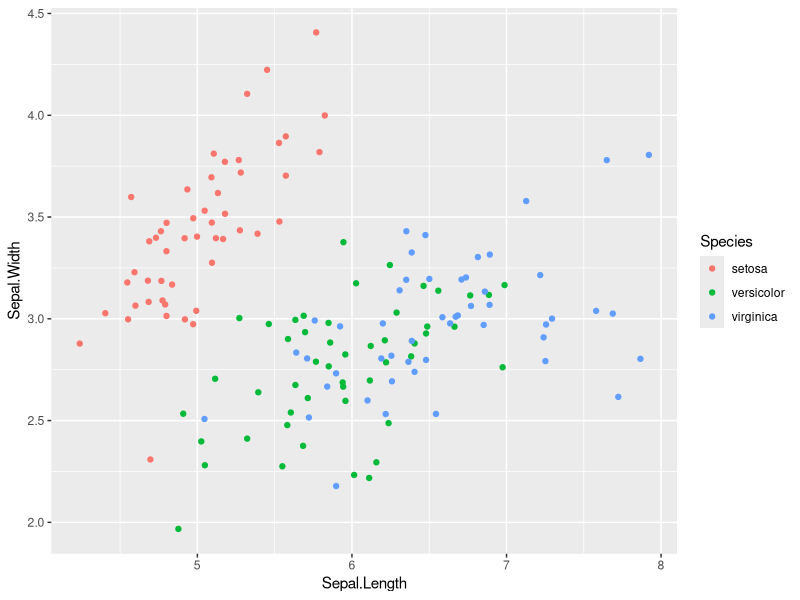
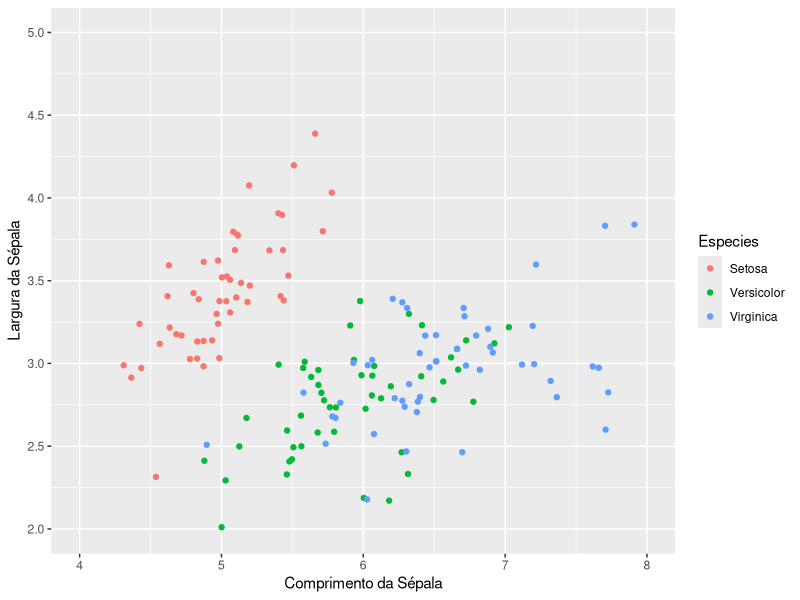
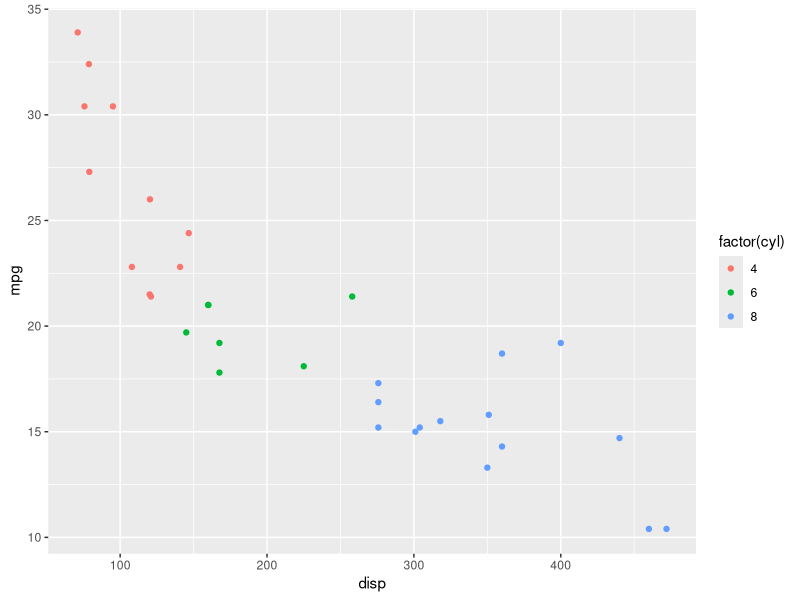
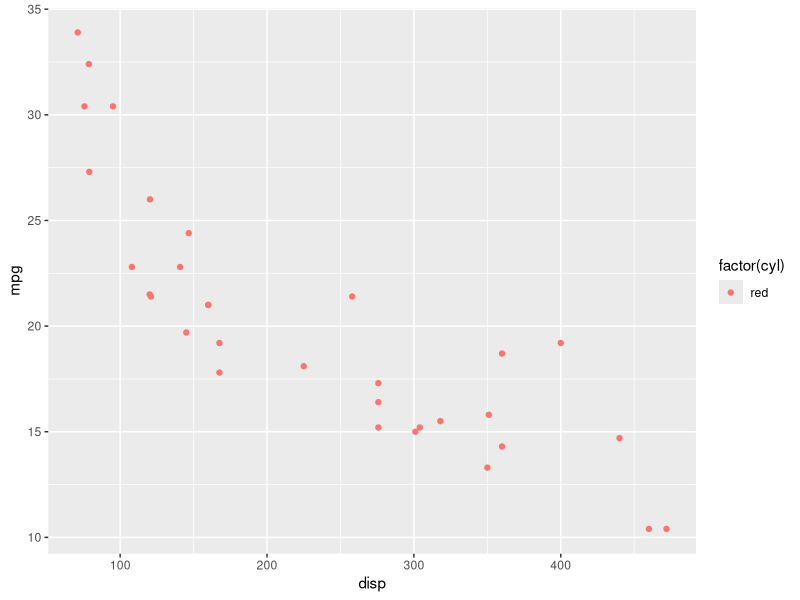
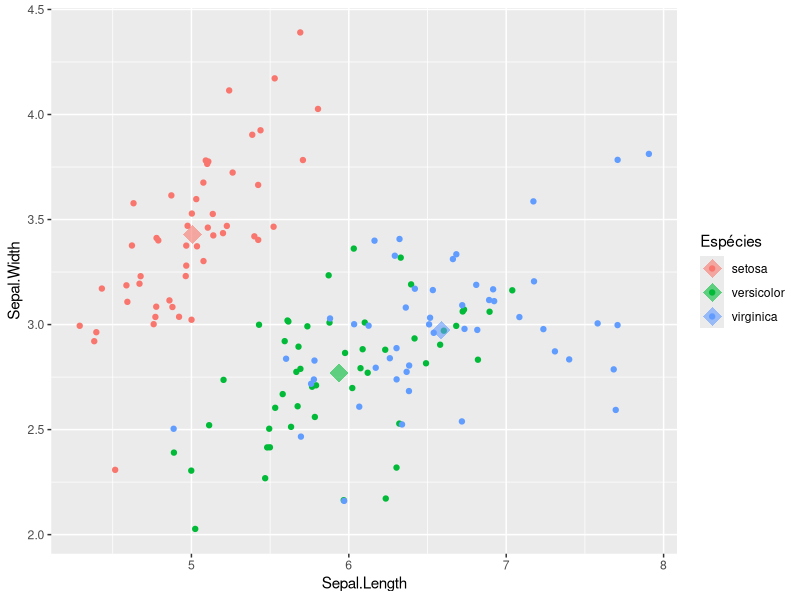
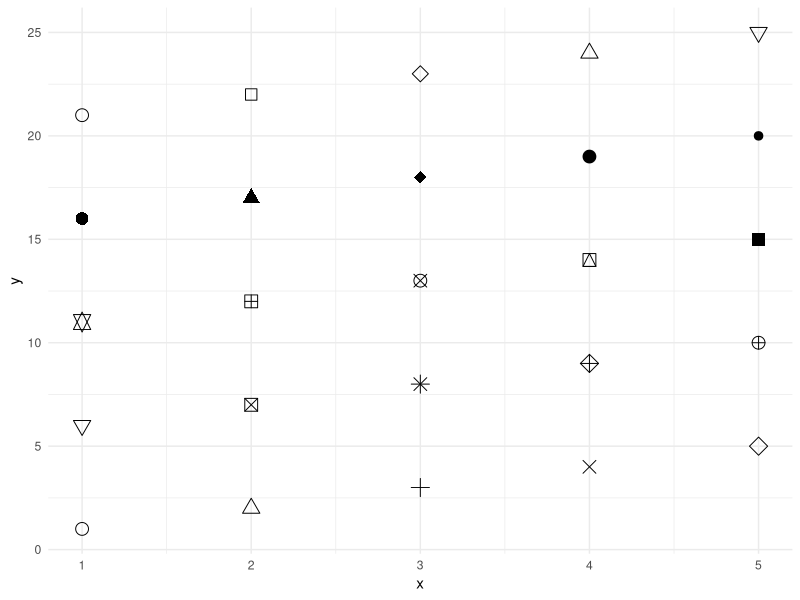
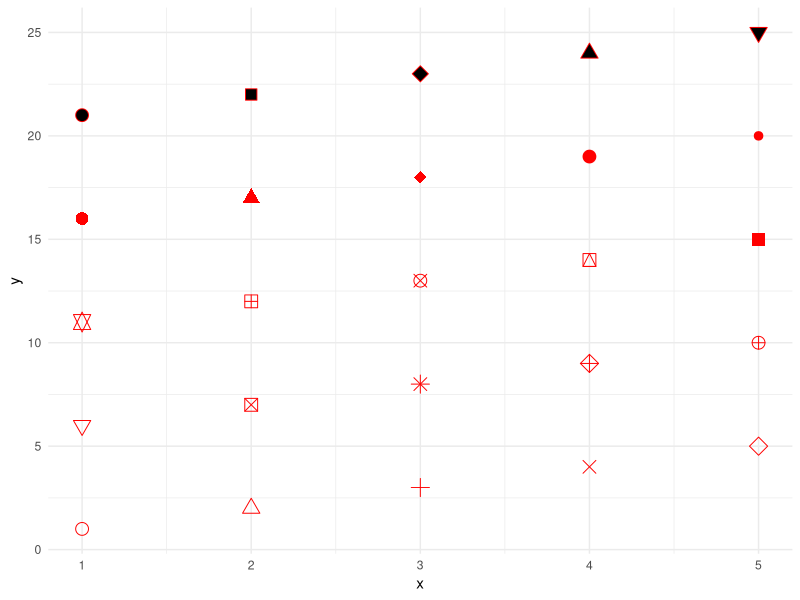
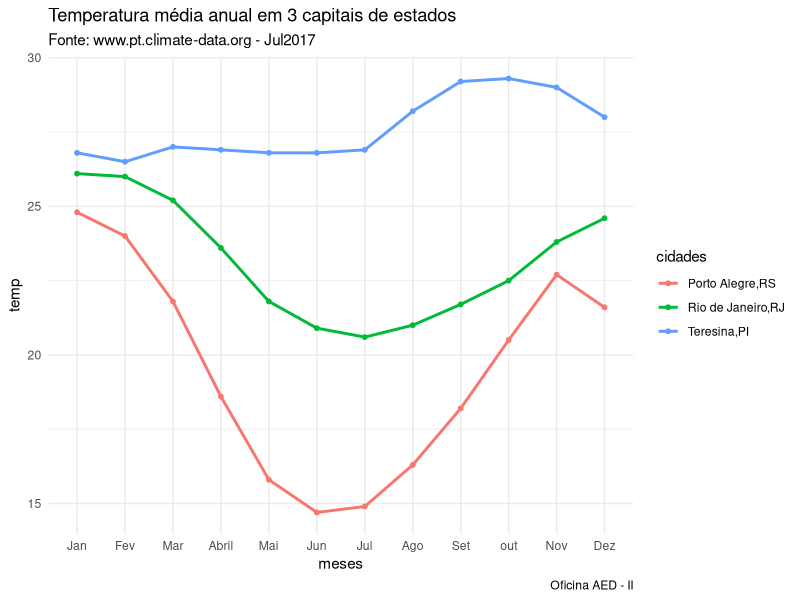

These figures' R source, in order:
## ---- chunk 1
knitr::opts_chunk$set(echo = TRUE)
library(tidyverse)
## ---- chunk 2
posn.j <- position_jitter(width = 0.2)

ggplot(iris, aes(x = Sepal.Length, y = Sepal.Width, col = Species)) +
  geom_point(position = posn.j)
## ---- chunk 3
# as primeiras duas camadas são as básicas de plotagem, com dados e geometria
ggplot(iris, aes(x = Sepal.Length, y = Sepal.Width, col = Species)) +
    geom_point(position = "jitter")                                 +

# esta camada controla a apariência do eixo "x", se estabelece o nome do eixo,  os limites, assim como o intervalo em que serão colocadas as etiquetas (breaks)
      scale_x_continuous("Comprimento da Sépala", 
                         limits = c(4, 8),
                         breaks = seq(4, 8, 1))                     +

# esta camada controla o eixo "y", nome, limites e intervalos      
      scale_y_continuous("Largura da Sépala", 
                         limits = c(2, 5),
                         breaks = seq(2, 5, 0.5))                   +

  # esta camada controla a apariência da escala de cores, de tipo discreta. Coloca nome na legenda e nas categorias       
      scale_color_discrete("Especies",labels = c("Setosa", "Versicolor", "Virginica"))

## ---- chunk 4
# Solução Exercício 01.
# primeira camada, dados e mapeamento de variáveis, cor pelo cilindro


# segunda camada, pontos
 

# terceira camada, título


# quarta camada, escala no eixo "x", contínua, define os limites e os intervalos


# quinta camada, escala no eixo "y", contínua, define os limites e os intervalos
                    

# sexta camada, escala de cor discreta com nome


## ---- chunk 5
# primeiro gráfico, a cor está definida globalmente acorde factor(cyl)
ggplot(mtcars, aes(x=disp, y = mpg, col = factor(cyl)))             +
  geom_point() 

# segundo gráfico, a cor está definida na camada da geometria e tem prioridade...
ggplot(mtcars, aes(x=disp, y = mpg, col = factor(cyl)))             +
  geom_point(aes(col = "red")) 
## ---- chunk 6
iris.resumo <- aggregate(iris[1:4], by = list(iris$Species), mean)

# para evitar conflitos de nomes na determinação das cores, colocamos o nome
names(iris.resumo)[1] <- "Species"

iris.resumo
## ---- chunk 7
# primeira camada com a definição dos dados e cor
ggplot(iris, aes(x = Sepal.Length, y = Sepal.Width, col = Species))       +

#segunda camada, apenas pontos, estética determinada globalmente
  geom_jitter()                                                           +

# terceira camada, definimos os dados, tamanho e etiqueta
     geom_point(data = iris.resumo, shape = 18, size = 6, alpha = 0.6)    +

# quarta camada com o nome da legenda
            scale_color_discrete("Espécies")
## ---- chunk 8
# gráfico das 25 formas diferentes
df2 <- data.frame(x = 1:5 , y = 1:25, z = 1:25)
s <- ggplot(df2, aes(x, y))

# primeiro grafico todos com cor preto e tamanho 4
s + geom_point(aes(shape = z), size = 4) +
  scale_shape_identity() +
    theme_minimal()

# simbolos 20-25 tem também borda e preenchimento de cor
s + geom_point(aes(shape = z), size = 4, colour = "Red", fill = "Black") +
  scale_shape_identity() +
    theme_minimal()

## ---- chunk 9
# Solução Exercício 02
# cálculo das médias


# para evitar conflitos de nomes na determinação das cores, colocamos o nome "gear"


# olhe o resumo


# gráfico
# primeira camada com a definição dos dados e cor


#segunda camada, apenas pontos com separação jitter, estética determinada globalmente


# terceira camada, definimos os dados, tamanho e etiqueta


# quarta camada com o nome da legenda
 
  
# titulos


## ---- chunk 10
# crio um vetor com o nome dos meses
nome.meses <- c("Jan", "Fev", "Mar", "Abril","Mai", "Jun", "Jul", "Ago", "Set", "out", "Nov", "Dez")

# crio o dataframe, com os meses, as cidades e as temperaturas
media.temp <- data.frame(meses = factor((nome.meses), levels = nome.meses),
                         cidades = rep(c("Porto Alegre,RS", "Rio de Janeiro,RJ", "Teresina,PI"), each = 12),
                         temp = c(24.8,	24.0,	21.8,	18.6,	15.8,	14.7,	14.9,	16.3,	18.2,	20.5,	22.7, 21.6,
                                  26.1,	26.0,	25.2,	23.6,	21.8,	20.9,	20.6,	21.0,	21.7,	22.5,	23.8,	24.6,
                                  26.8,	26.5,	27.0,	26.9,	26.8,	26.8,	26.9,	28.2,	29.2,	29.3,	29.0,	28.0))
head(media.temp)

# gráfico do dataframe, primeiro os dados e mapeamento de variáveis
ggplot(media.temp, aes(x = meses, y = temp, group = cidades, color = cidades)) +
# adiciona pontos
    geom_point(size = 1.3)                                                       + 
# adiciona linha entre pontos
      geom_line(size = 1)                                                        +
# adiciona titulos e tema
        labs(title    = "Temperatura média anual em 3 capitais de estados",
             subtitle = "Fonte: www.pt.climate-data.org - Jul2017",
             caption  =  "Oficina AED - II")           +
          theme_minimal()

## ---- chunk 11
# Solução Exercício 03
# gráfico do dataframe, primeiro os dados e mapeamento de variáveis


# adiciona pontos


# adiciona linha entre pontos, tamanha 1 e tipo 4


# adiciona linha suave sem intervalo de confiança


# adiciona titulos e tema


## ---- chunk 12
# grafico de série temporal
head(economics)

# uma e duas variáveis 
ggplot(economics, aes(date, psavert))          + 
  geom_line(aes(col = "blue"))                 +
    geom_line(aes(date, uempmed, col = "red")) +
  # quarta camada com o nome da legenda
      scale_color_discrete("Séries", 
                           labels = c("uempmed", "psavert"))

# diversas variáveis, note a compatibilização das variáveis para ter o eixo comumy entre 0 e 1
ggplot(economics_long, aes(date, value01, colour = variable)) +
  geom_line() +
    theme_minimal()


## ---- chunk 13
# usando ggfortify
library(ggfortify)
autoplot(sunspot.year, ts.colour = 'red', ts.linetype = 'dashed') +
  labs(title = " Manchas solares anuais desde 1700")              +
    scale_x_continuous("Anos", 
                         limits = c(1700, 2000),
                         breaks = seq(1700, 2000, 25))            +
    theme_bw()
## ---- chunk 14
# Solução do exercício 04
# usando broom
          

# esta camada controla o eixo "y", nome, limites e intervalos


# esta camada controla o eixo "y", nome, limites e intervalos      


## ---- chunk 15
library(ggfortify)
# a série que tem formato de dataframe é transformada em objeto R "Time-Series"

# gráfico separado por variável
eco <- ts(economics)

# facets
autoplot(eco[,2:5], facets = T)

# eixo unificado
autoplot(eco[,2:5], facets = F)
## ---- chunk 16
sessionInfo()
